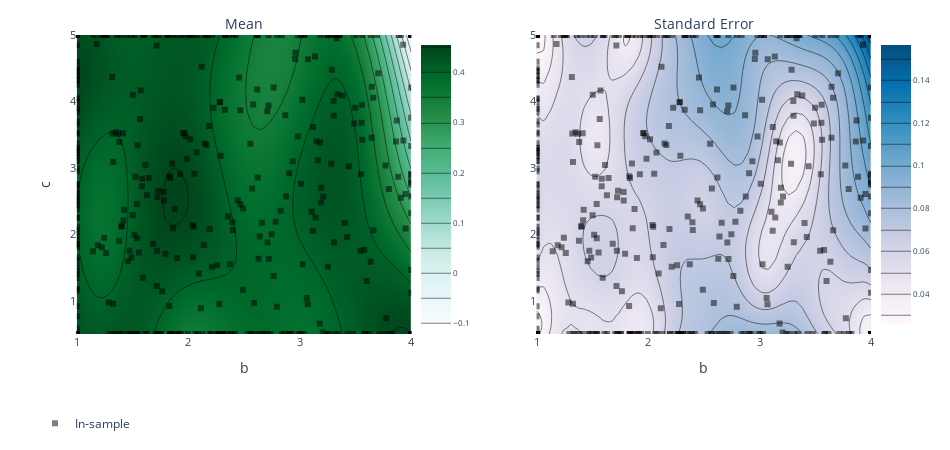

This figure's notebook cell:
### Code cell
render(ax_client.get_contour_plot())

### Figure 1 — Plotly figure (JSON) as saved in the notebook; plotly's stock layout.template omitted (floating-point values rounded to 4 significant figures; data arrays with more than 128 entries replaced by an {"elided": "..."} marker saying what was removed)
{"data": [{"autocolorscale": false, "autocontour": true, "colorbar": {"tickfont": {"size": 8}, "ticksuffix": "", "x": 0.45, "y": 0.5}, "colorscale": [[0, "rgb(247,252,253)"], [0.125, "rgb(229,245,249)"], [0.25, "rgb(204,236,230)"], [0.375, "rgb(153,216,201)"], [0.5, "rgb(102,194,164)"], [0.625, "rgb(65,174,118)"], [0.75, "rgb(35,139,69)"], [0.875, "rgb(0,109,44)"], [1, "rgb(0,68,27)"]], "contours": {"coloring": "heatmap"}, "hoverinfo": "x+y+z", "ncontours": 25, "type": "contour", "x": [1, 1.061, 1.122, 1.184, 1.245, 1.306, 1.367, 1.429, 1.49, 1.551, 1.612, 1.673, 1.735, 1.796, 1.857, 1.918, 1.98, 2.041, 2.102, 2.163, 2.224, 2.286, 2.347, 2.408, 2.469, 2.531, 2.592, 2.653, 2.714, 2.776, 2.837, 2.898, 2.959, 3.02, 3.082, 3.143, 3.204, 3.265, 3.327, 3.388, 3.449, 3.51, 3.571, 3.633, 3.694, 3.755, 3.816, 3.878, 3.939, 4], "xaxis": "x", "y": [0.5, 0.5918, 0.6837, 0.7755, 0.8673, 0.9592, 1.051, 1.143, 1.235, 1.327, 1.418, 1.51, 1.602, 1.694, 1.786, 1.878, 1.969, 2.061, 2.153, 2.245, 2.337, 2.429, 2.52, 2.612, 2.704, 2.796, 2.888, 2.98, 3.071, 3.163, 3.255, 3.347, 3.439, 3.531, 3.622, 3.714, 3.806, 3.898, 3.99, 4.082, 4.173, 4.265, 4.357, 4.449, 4.541, 4.633, 4.724, 4.816, 4.908, 5], "yaxis": "y", "z": {"elided": "50x50 float values"}, "zauto": true, "zmax": 0.4544, "zmin": -0.4544}, {"autocolorscale": false, "autocontour": true, "colorbar": {"tickfont": {"size": 8}, "ticksuffix": "", "x": 1, "y": 0.5}, "colorscale": [[0, "rgb(255,247,251)"], [0.1429, "rgb(236,231,242)"], [0.2857, "rgb(208,209,230)"], [0.4286, "rgb(166,189,219)"], [0.5714, "rgb(116,169,207)"], [0.7143, "rgb(54,144,192)"], [0.8571, "rgb(5,112,176)"], [1, "rgb(3,78,123)"]], "contours": {"coloring": "heatmap"}, "hoverinfo": "x+y+z", "ncontours": 25, "type": "contour", "x": [1, 1.061, 1.122, 1.184, 1.245, 1.306, 1.367, 1.429, 1.49, 1.551, 1.612, 1.673, 1.735, 1.796, 1.857, 1.918, 1.98, 2.041, 2.102, 2.163, 2.224, 2.286, 2.347, 2.408, 2.469, 2.531, 2.592, 2.653, 2.714, 2.776, 2.837, 2.898, 2.959, 3.02, 3.082, 3.143, 3.204, 3.265, 3.327, 3.388, 3.449, 3.51, 3.571, 3.633, 3.694, 3.755, 3.816, 3.878, 3.939, 4], "xaxis": "x2", "y": [0.5, 0.5918, 0.6837, 0.7755, 0.8673, 0.9592, 1.051, 1.143, 1.235, 1.327, 1.418, 1.51, 1.602, 1.694, 1.786, 1.878, 1.969, 2.061, 2.153, 2.245, 2.337, 2.429, 2.52, 2.612, 2.704, 2.796, 2.888, 2.98, 3.071, 3.163, 3.255, 3.347, 3.439, 3.531, 3.622, 3.714, 3.806, 3.898, 3.99, 4.082, 4.173, 4.265, 4.357, 4.449, 4.541, 4.633, 4.724, 4.816, 4.908, 5], "yaxis": "y2", "z": {"elided": "50x50 float values"}}, {"hoverinfo": "text", "legendgroup": "In-sample", "marker": {"color": "black", "opacity": 0.5, "symbol": 1}, "mode": "markers", "name": "In-sample", "text": {"elided": "449 str values"}, "type": "scatter", "x": {"elided": "449 float values"}, "xaxis": "x", "y": {"elided": "449 float values"}, "yaxis": "y"}, {"hoverinfo": "text", "legendgroup": "In-sample", "marker": {"color": "black", "opacity": 0.5, "symbol": 1}, "mode": "markers", "name": "In-sample", "showlegend": false, "text": {"elided": "449 str values"}, "type": "scatter", "x": {"elided": "449 float values"}, "xaxis": "x2", "y": {"elided": "449 float values"}, "yaxis": "y2"}], "layout": {"annotations": [{"font": {"size": 14}, "showarrow": false, "text": "Mean", "x": 0.25, "xanchor": "center", "xref": "paper", "y": 1, "yanchor": "bottom", "yref": "paper"}, {"font": {"size": 14}, "showarrow": false, "text": "Standard Error", "x": 0.8, "xanchor": "center", "xref": "paper", "y": 1, "yanchor": "bottom", "yref": "paper"}], "autosize": false, "height": 450, "hovermode": "closest", "legend": {"orientation": "h", "x": 0, "y": -0.25}, "margin": {"b": 100, "l": 35, "pad": 0, "r": 35, "t": 35}, "width": 950, "xaxis": {"anchor": "y", "autorange": false, "domain": [0.05, 0.45], "exponentformat": "e", "range": [1, 4], "tickfont": {"size": 11}, "tickmode": "auto", "title": {"text": "b"}, "type": "linear"}, "xaxis2": {"anchor": "y2", "autorange": false, "domain": [0.6, 1], "exponentformat": "e", "range": [1, 4], "tickfont": {"size": 11}, "tickmode": "auto", "title": {"text": "b"}, "type": "linear"}, "yaxis": {"anchor": "x", "autorange": false, "domain": [0, 1], "exponentformat": "e", "range": [0.5, 5], "tickfont": {"size": 11}, "tickmode": "auto", "title": {"text": "c"}, "type": "linear"}, "yaxis2": {"anchor": "x2", "autorange": false, "domain": [0, 1], "exponentformat": "e", "range": [0.5, 5], "tickfont": {"size": 11}, "tickmode": "auto", "type": "linear"}}}
